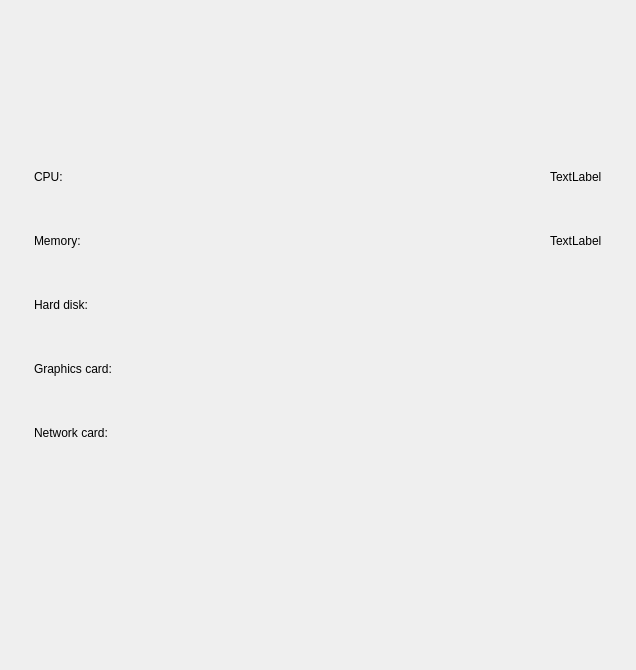
<?xml version="1.0" encoding="UTF-8"?>
<ui version="4.0">
 <class>HardwareInformationWidget</class>
 <widget class="QWidget" name="HardwareInformationWidget">
  <property name="geometry">
   <rect>
    <x>0</x>
    <y>0</y>
    <width>636</width>
    <height>670</height>
   </rect>
  </property>
  <property name="windowTitle">
   <string>Form</string>
  </property>
  <layout class="QVBoxLayout" name="verticalLayout_2">
   <property name="spacing">
    <number>0</number>
   </property>
   <property name="leftMargin">
    <number>0</number>
   </property>
   <property name="topMargin">
    <number>0</number>
   </property>
   <property name="rightMargin">
    <number>0</number>
   </property>
   <property name="bottomMargin">
    <number>40</number>
   </property>
   <item>
    <widget class="QWidget" name="widget_logo" native="true">
     <property name="minimumSize">
      <size>
       <width>0</width>
       <height>157</height>
      </size>
     </property>
     <property name="maximumSize">
      <size>
       <width>16777215</width>
       <height>157</height>
      </size>
     </property>
     <layout class="QHBoxLayout" name="horizontalLayout_7">
      <property name="spacing">
       <number>0</number>
      </property>
      <property name="leftMargin">
       <number>0</number>
      </property>
      <property name="topMargin">
       <number>40</number>
      </property>
      <property name="rightMargin">
       <number>0</number>
      </property>
      <property name="bottomMargin">
       <number>40</number>
      </property>
      <item>
       <layout class="QHBoxLayout" name="horizontalLayout_6">
        <property name="spacing">
         <number>0</number>
        </property>
        <item>
         <widget class="QLabel" name="label_logo">
          <property name="text">
           <string/>
          </property>
          <property name="alignment">
           <set>Qt::AlignCenter</set>
          </property>
         </widget>
        </item>
       </layout>
      </item>
     </layout>
    </widget>
   </item>
   <item>
    <widget class="QWidget" name="widget_2" native="true">
     <layout class="QVBoxLayout" name="verticalLayout">
      <property name="spacing">
       <number>24</number>
      </property>
      <property name="leftMargin">
       <number>24</number>
      </property>
      <property name="topMargin">
       <number>0</number>
      </property>
      <property name="rightMargin">
       <number>24</number>
      </property>
      <property name="bottomMargin">
       <number>0</number>
      </property>
      <item>
       <widget class="QWidget" name="widget_CPU" native="true">
        <property name="minimumSize">
         <size>
          <width>0</width>
          <height>40</height>
         </size>
        </property>
        <property name="maximumSize">
         <size>
          <width>16777215</width>
          <height>40</height>
         </size>
        </property>
        <layout class="QHBoxLayout" name="horizontalLayout">
         <property name="spacing">
          <number>0</number>
         </property>
         <property name="leftMargin">
          <number>10</number>
         </property>
         <property name="topMargin">
          <number>0</number>
         </property>
         <property name="rightMargin">
          <number>10</number>
         </property>
         <property name="bottomMargin">
          <number>0</number>
         </property>
         <item>
          <widget class="QLabel" name="label_CPU">
           <property name="text">
            <string>CPU:</string>
           </property>
          </widget>
         </item>
         <item>
          <spacer name="horizontalSpacer">
           <property name="orientation">
            <enum>Qt::Horizontal</enum>
           </property>
           <property name="sizeHint" stdset="0">
            <size>
             <width>483</width>
             <height>20</height>
            </size>
           </property>
          </spacer>
         </item>
         <item>
          <widget class="QLabel" name="label_CPU_info">
           <property name="text">
            <string>TextLabel</string>
           </property>
          </widget>
         </item>
        </layout>
       </widget>
      </item>
      <item>
       <widget class="QWidget" name="widget_memory" native="true">
        <property name="minimumSize">
         <size>
          <width>0</width>
          <height>40</height>
         </size>
        </property>
        <property name="maximumSize">
         <size>
          <width>16777215</width>
          <height>40</height>
         </size>
        </property>
        <layout class="QHBoxLayout" name="horizontalLayout_2">
         <property name="spacing">
          <number>0</number>
         </property>
         <property name="leftMargin">
          <number>10</number>
         </property>
         <property name="topMargin">
          <number>0</number>
         </property>
         <property name="rightMargin">
          <number>10</number>
         </property>
         <property name="bottomMargin">
          <number>0</number>
         </property>
         <item>
          <widget class="QLabel" name="label_memory">
           <property name="text">
            <string>Memory:</string>
           </property>
          </widget>
         </item>
         <item>
          <spacer name="horizontalSpacer_2">
           <property name="orientation">
            <enum>Qt::Horizontal</enum>
           </property>
           <property name="sizeHint" stdset="0">
            <size>
             <width>461</width>
             <height>20</height>
            </size>
           </property>
          </spacer>
         </item>
         <item>
          <widget class="QLabel" name="label_memory_info">
           <property name="text">
            <string>TextLabel</string>
           </property>
          </widget>
         </item>
        </layout>
       </widget>
      </item>
      <item>
       <widget class="QWidget" name="widget_hard_disk" native="true">
        <property name="sizePolicy">
         <sizepolicy hsizetype="Preferred" vsizetype="Preferred">
          <horstretch>0</horstretch>
          <verstretch>0</verstretch>
         </sizepolicy>
        </property>
        <property name="minimumSize">
         <size>
          <width>0</width>
          <height>40</height>
         </size>
        </property>
        <layout class="QHBoxLayout" name="horizontalLayout_3">
         <property name="spacing">
          <number>0</number>
         </property>
         <property name="leftMargin">
          <number>10</number>
         </property>
         <property name="topMargin">
          <number>0</number>
         </property>
         <property name="rightMargin">
          <number>10</number>
         </property>
         <property name="bottomMargin">
          <number>0</number>
         </property>
         <item>
          <widget class="QLabel" name="label_hard_disk">
           <property name="text">
            <string>Hard disk:</string>
           </property>
           <property name="alignment">
            <set>Qt::AlignLeading|Qt::AlignLeft|Qt::AlignVCenter</set>
           </property>
          </widget>
         </item>
         <item>
          <spacer name="horizontalSpacer_3">
           <property name="orientation">
            <enum>Qt::Horizontal</enum>
           </property>
           <property name="sizeHint" stdset="0">
            <size>
             <width>454</width>
             <height>20</height>
            </size>
           </property>
          </spacer>
         </item>
         <item>
          <layout class="QGridLayout" name="gridLayout_hard_disk">
           <property name="leftMargin">
            <number>0</number>
           </property>
           <property name="topMargin">
            <number>14</number>
           </property>
           <property name="rightMargin">
            <number>0</number>
           </property>
           <property name="bottomMargin">
            <number>14</number>
           </property>
           <property name="horizontalSpacing">
            <number>0</number>
           </property>
           <property name="verticalSpacing">
            <number>24</number>
           </property>
          </layout>
         </item>
        </layout>
       </widget>
      </item>
      <item>
       <widget class="QWidget" name="widget_graphics_card" native="true">
        <property name="sizePolicy">
         <sizepolicy hsizetype="Preferred" vsizetype="Preferred">
          <horstretch>0</horstretch>
          <verstretch>0</verstretch>
         </sizepolicy>
        </property>
        <property name="minimumSize">
         <size>
          <width>0</width>
          <height>40</height>
         </size>
        </property>
        <layout class="QHBoxLayout" name="horizontalLayout_4">
         <property name="spacing">
          <number>0</number>
         </property>
         <property name="leftMargin">
          <number>10</number>
         </property>
         <property name="topMargin">
          <number>0</number>
         </property>
         <property name="rightMargin">
          <number>10</number>
         </property>
         <property name="bottomMargin">
          <number>0</number>
         </property>
         <item>
          <widget class="QLabel" name="label_graphics_card">
           <property name="text">
            <string>Graphics card:</string>
           </property>
           <property name="alignment">
            <set>Qt::AlignLeading|Qt::AlignLeft|Qt::AlignVCenter</set>
           </property>
          </widget>
         </item>
         <item>
          <spacer name="horizontalSpacer_4">
           <property name="orientation">
            <enum>Qt::Horizontal</enum>
           </property>
           <property name="sizeHint" stdset="0">
            <size>
             <width>431</width>
             <height>20</height>
            </size>
           </property>
          </spacer>
         </item>
         <item>
          <layout class="QGridLayout" name="gridLayout_graphics_card">
           <property name="leftMargin">
            <number>0</number>
           </property>
           <property name="topMargin">
            <number>14</number>
           </property>
           <property name="rightMargin">
            <number>0</number>
           </property>
           <property name="bottomMargin">
            <number>14</number>
           </property>
           <property name="horizontalSpacing">
            <number>0</number>
           </property>
           <property name="verticalSpacing">
            <number>24</number>
           </property>
          </layout>
         </item>
        </layout>
       </widget>
      </item>
      <item>
       <widget class="QWidget" name="widget_network_card" native="true">
        <property name="sizePolicy">
         <sizepolicy hsizetype="Preferred" vsizetype="Preferred">
          <horstretch>0</horstretch>
          <verstretch>0</verstretch>
         </sizepolicy>
        </property>
        <property name="minimumSize">
         <size>
          <width>0</width>
          <height>40</height>
         </size>
        </property>
        <layout class="QHBoxLayout" name="horizontalLayout_5">
         <property name="spacing">
          <number>0</number>
         </property>
         <property name="leftMargin">
          <number>10</number>
         </property>
         <property name="topMargin">
          <number>0</number>
         </property>
         <property name="rightMargin">
          <number>10</number>
         </property>
         <property name="bottomMargin">
          <number>0</number>
         </property>
         <item>
          <widget class="QLabel" name="label_network_card">
           <property name="text">
            <string>Network card:</string>
           </property>
           <property name="alignment">
            <set>Qt::AlignLeading|Qt::AlignLeft|Qt::AlignVCenter</set>
           </property>
          </widget>
         </item>
         <item>
          <spacer name="horizontalSpacer_6">
           <property name="orientation">
            <enum>Qt::Horizontal</enum>
           </property>
           <property name="sizeHint" stdset="0">
            <size>
             <width>432</width>
             <height>20</height>
            </size>
           </property>
          </spacer>
         </item>
         <item>
          <layout class="QGridLayout" name="gridLayout_network_card">
           <property name="leftMargin">
            <number>0</number>
           </property>
           <property name="topMargin">
            <number>14</number>
           </property>
           <property name="rightMargin">
            <number>0</number>
           </property>
           <property name="bottomMargin">
            <number>14</number>
           </property>
           <property name="horizontalSpacing">
            <number>0</number>
           </property>
           <property name="verticalSpacing">
            <number>24</number>
           </property>
          </layout>
         </item>
        </layout>
       </widget>
      </item>
      <item>
       <spacer name="verticalSpacer">
        <property name="orientation">
         <enum>Qt::Vertical</enum>
        </property>
        <property name="sizeHint" stdset="0">
         <size>
          <width>20</width>
          <height>40</height>
         </size>
        </property>
       </spacer>
      </item>
     </layout>
    </widget>
   </item>
  </layout>
 </widget>
 <resources/>
 <connections/>
</ui>
